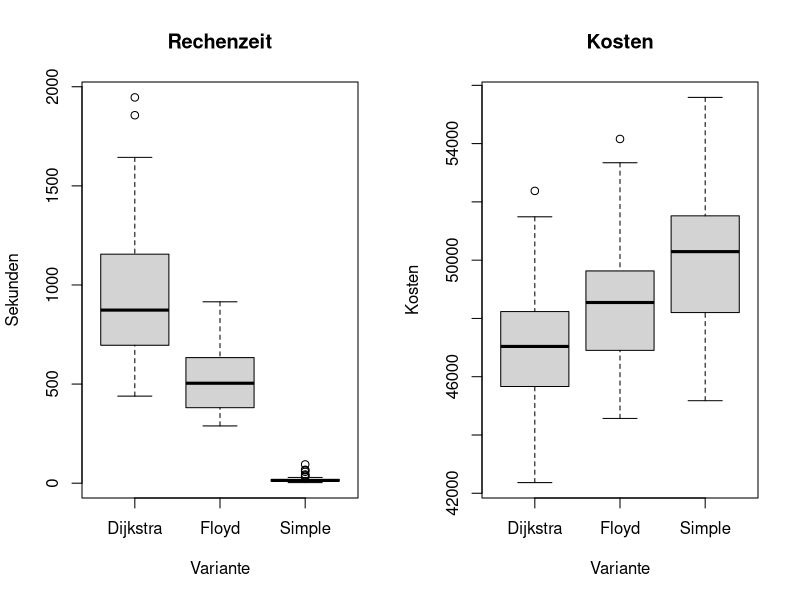

Recreate this plot in R.
#  R --save < skas12_costs_boxplot.R
dijkstra <- read.csv('dataset_skas_12.log.csv')
floyd <- read.csv('dataset_skas_12f.log.csv')
simple <- read.csv('dataset_skas_12s.log.csv')
p <- simple[,"dataset"]=="skas_12s+"
simple_plus <- simple[p,]
par(mfcol=c(1,2))
boxplot(dijkstra$duration,
        floyd$duration,
        simple_plus$duration,
        main="Rechenzeit",
        ylab="Sekunden",
        xlab="Variante",names=c("Dijkstra","Floyd","Simple"))
boxplot(dijkstra$best_costs,
        floyd$best_costs,
        simple_plus$best_costs,
        main="Kosten",
        ylab="Kosten",
        xlab="Variante",names=c("Dijkstra","Floyd","Simple"))

